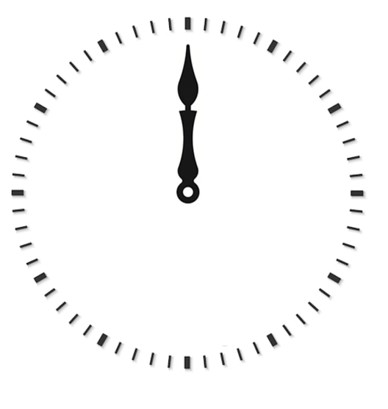
#> input picture What_Time_lv2/Ref.JPG, 388 x 409 px
$ python level_B2.py
#> lines starting #> are read from the running program, lines starting #| are printed output that depends on the picture
from tkinter import *
from tkinter import filedialog
import cv2
import numpy as np
from matplotlib import pyplot as plt
import math

root = Tk()
path1 = filedialog.askopenfilename(initialdir="C:/", title="choose your image", filetypes=(("jpeg files","jpg"),("all files","*.*")))
#> the answer given: Ref.JPG
img1 = cv2.imread(path1,0) # reference!!!!!!!!!!!!!!!!!!!!!!!!!!!!!!!!!!!!!!!!!!!!!!!!!!!!!!!!!!!
#> img1: shape (409, 388); min 0, max 255, mean 248.2
path2 = filedialog.askopenfilename(initialdir="C:/", title="choose your image", filetypes=(("jpeg files","jpg"),("all files","*.*")))
#> the answer given: minute_37.JPG
img2 = cv2.imread(path2,0) # time
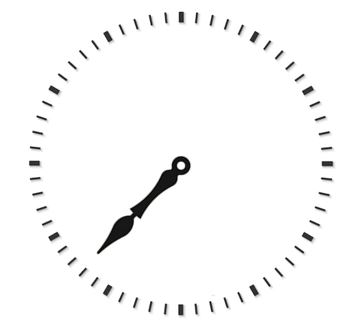
#> input picture What_Time_lv2/minute_37.JPG, 355 x 332 px
#> img2: shape (332, 355); min 0, max 255, mean 248.4
root.withdraw()

def change(i1, i2):
    temp = i1
    i1 = i2
    i2 = temp
    return i1, i2

def detect(right, left):
    global good, matchesMask, kp1, kp2, w, h
    kp1, des1 = sift.detectAndCompute(right,None)
    kp2, des2 = sift.detectAndCompute(left,None) # left = img2

    # FLANN=Fast Library for Approximate Nearest Neighbors 큰 이미지에서 특성을 매칭할 때 성능을 위해 최적화된 라이브러리 모음
    FLANN_INDEX_KDTREE = 1
    # FlannBasedMatcher는 사전 자료형 인자 indexParams, searchParams가 필요
    index_params = dict(algorithm = FLANN_INDEX_KDTREE, trees = 5) #key=value
    search_params = dict(checks= 50) #특성 매칭을 위한 반복 횟수->높을 수록 정확도 상승, 속도 하락

    flann = cv2.FlannBasedMatcher(index_params, search_params)
    matches = flann.knnMatch(des1, des2, k=2) # k값만큼의 가까운 후보들을 뽑아준다

    # store all the good matches as per Lowe's ratio test.
    # knn으로 뽑은 1위(m)가 0.9*2위(n)보다 가까우면 [good]에 들어감
    good=[]
    for m,n in matches:
        if m.distance < 0.4*n.distance:
            good.append(m)

    MIN_MATCH_COUNT = 4 # 최소한 4개는 뽑겠다는 의미
    if len(good)>MIN_MATCH_COUNT:
        src_pts = np.float32([kp1[m.queryIdx].pt for m in good]).reshape(-1,1,2) #source
        dst_pts = np.float32([kp2[m.trainIdx].pt for m in good]).reshape(-1,1,2) #destination

        M, mask = cv2.findHomography(src_pts, dst_pts, cv2.RANSAC, 5.0)
        matchesMask = mask.ravel().tolist()

        h,w = img1.shape
        pts = np.float32([[0,0],[0,h-1],[w-1,h-1],[w-1,0]]).reshape(-1,1,2) # 차원,행,열
        dst = cv2.perspectiveTransform(pts,M)
        img2 = cv2.polylines(left,[np.int32(dst)],True,255,3,cv2.LINE_AA)

    else: # good list의 요소 개수가 적어 homography 불가능, ratio가 너무 빠듯하거나, 이미지의 문제
        print("Not enugh matches are found - %d%d" %(len(good),MIN_MATCH_COUNT))
        matchesMask=(None)

    draw_params = dict(matchColor=(0,255,0), singlePointColor=None, matchesMask=matchesMask, flags=2)
    img3 = cv2.drawMatches(img1, kp1, img2, kp2, good, None, **draw_params)

    img3 = cv2.resize(img3, [1702, 478])
    cv2.imshow('gray', img3)

    return M
######################################################################################################

img=[img1, img2]
sift = cv2.SIFT_create()
I_1=img[0]
for i in range(len(img)-1): #i=0,1,2

    I0=img[i+1]
    #print(" ")
    #00침이 n분에 갈 때 얼마나 돌아야 하는 지에 대한 정보를 행렬로 받는다.
    matrix = detect(I_1, I0)
    cos = matrix[0,0]
    sin = matrix[1,0]
    theta = math.degrees(math.atan2(sin,cos))

    if theta<0: #theta가 음수라면 360을 더해준다
        theta=360+theta
    else:
        theta = theta

    t_minute = theta/360*60
    print("시간 =",np.int8(t_minute),"분")
#> this loop made 1 pass
#> (FLANN_INDEX_KDTREE in detect, index_params in detect, search_params in detect, matches in detect, MIN_MATCH_COUNT in detect, matchesMask in detect, h in detect, w in detect) on pass 1: (1, {'algorithm': 1, 'trees': 5}, {'checks': 50}, 214 matches, 4, [1, 1, 1, 1, 1, 1, 1, 1, 1, 1, 1, 1, 1, 1, 1, 1, 0, 0], 409, 388)
#| 시간 = 37 분
#> pass 1, in detect, `img3 = cv2.drawMatches(img1, kp1, img2, kp2, good, None, **draw_params)`:
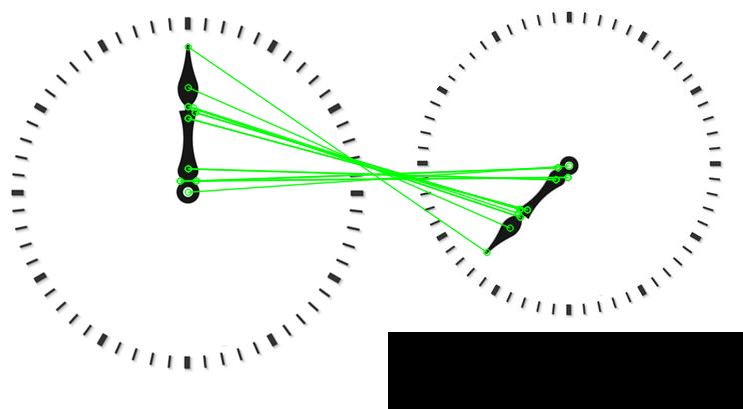
#> img3: shape (409, 743, 3); mean of channels 0, 1, 2 222, 226.4, 222; drawn as B, G, R
#> pass 1, in detect, `img3 = cv2.resize(img3, [1702, 478])`:
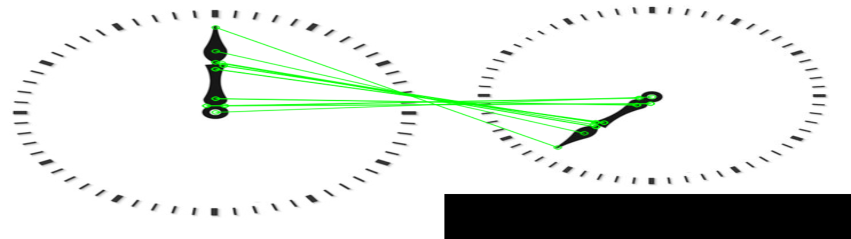
#> img3: shape (478, 1702, 3) (shown at 1/2 size); mean of channels 0, 1, 2 221.9, 226.3, 221.9; drawn as B, G, R

cv2.waitKey(0)
cv2.destroyAllWindows()
